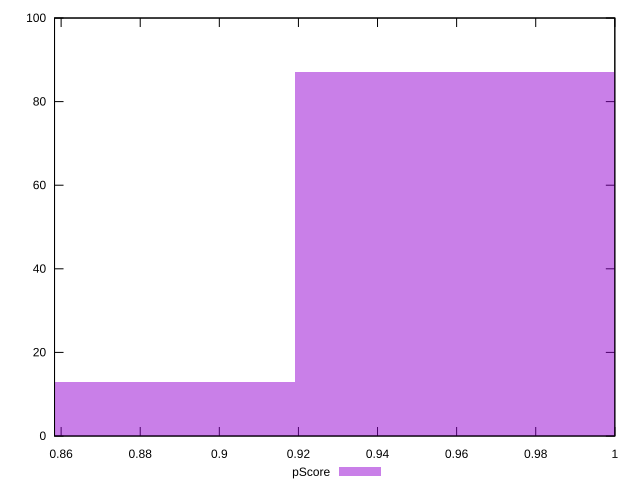

This figure's gnuplot source:
reset

$pScore <<EOF
0.9674177450184257 87
0.8706759705165832 13
EOF

set key outside below
set boxwidth 0.09674177450184257
set xrange [0.8583333333333334:1]
set yrange [0:100]
set trange [0:100]
set style fill transparent solid 0.5 noborder
set terminal svg size 640, 490 enhanced background rgb 'white'
set output "report_00015_2021-02-09T16-11-33.973Z/unminified-javascript/samples/pages+cached/pScore/histogram.svg"

plot $pScore title "pScore" with boxes

reset
